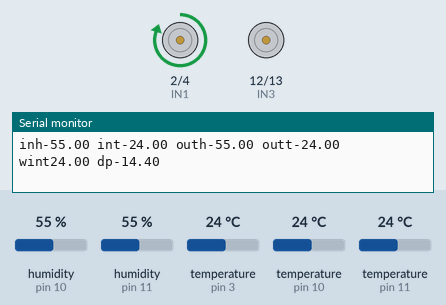
The sketch below on a simulated Arduino Uno, built with avr-gcc and run on an emulated ATmega328P. Shown: motor-driver pin pairs drawn as motors (green arrow = first pin HIGH = forward, orange = second pin HIGH = backward, longer = more drive, scaled by the enable pin), the last lines printed to the serial monitor. The test bench sets the inputs (shaded band); at power-on: temperature (sensors on pin 10, pin 11, pin 3) 24 °C, humidity (sensors on pin 10, pin 11) 55 %.

Above: at 1.3 s.
1.4 s: temperature (sensor on pin 10) set to 39.3 °C
8.3 s: temperature (sensor on pin 10) set to 40.5 °C
At 10.5 s:
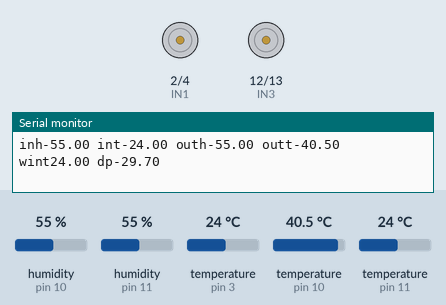
15.5 s: temperature (sensor on pin 11) set to 24.4 °C
19.0 s: temperature (sensor on pin 11) set to 25.5 °C
At 19.6 s:
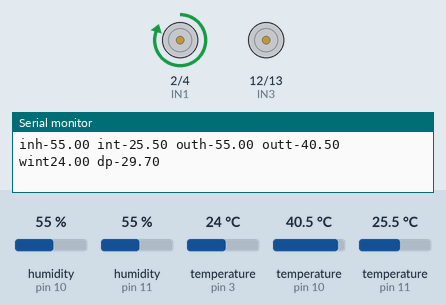
26.2 s: temperature (sensor on pin 11) set to 12 °C
At 27.4 s:
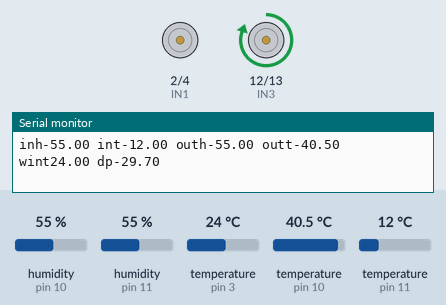
33.4 s: temperature (sensor on pin 11) set to 28 °C
At 36.7 s:
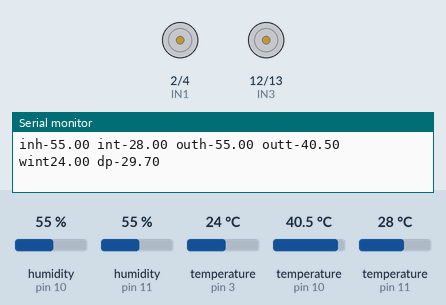
Timing chart, 0 to 41.6 s (numbered marks = the images above; inputs shaded):
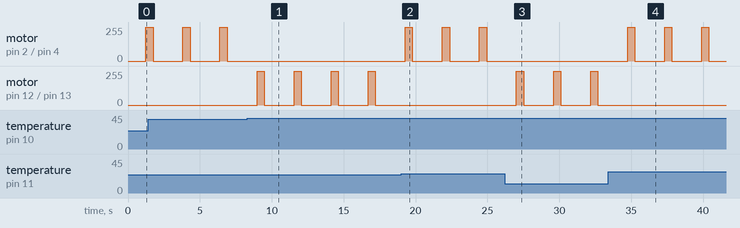

Measured:
- the behaviour switches between 39.7 and 39.8 °C on temperature (sensor on pin 10) (found by bisection; images 0 and 1)
- the behaviour switches between 24.7 and 24.8 °C on temperature (sensor on pin 11) (found by bisection; images 1 and 2)
- after the input at 8.3 s, motor on pin 2 (IN1) / pin 4 (IN2): stops changing and stays stopped; motor on pin 12 (IN3) / pin 13 (IN4): alternates forward 254/255 for 0.50 s and stopped for 2.1 s, starting after 0.68 s
- after the input at 19.0 s, motor on pin 2 (IN1) / pin 4 (IN2): alternates forward 254/255 for 0.50 s and stopped for 2.1 s, starting after 0.29 s; motor on pin 12 (IN3) / pin 13 (IN4): stops changing and stays stopped
- after the input at 26.2 s, motor on pin 2 (IN1) / pin 4 (IN2): stops changing and stays stopped; motor on pin 12 (IN3) / pin 13 (IN4): alternates forward 254/255 for 0.50 s and stopped for 2.1 s, starting after 0.82 s
- after the input at 33.4 s, motor on pin 2 (IN1) / pin 4 (IN2): alternates forward 254/255 for 0.50 s and stopped for 2.1 s, starting after 1.4 s; motor on pin 12 (IN3) / pin 13 (IN4): stops changing and stays stopped
- by itself, motor on pin 2 (IN1) / pin 4 (IN2): alternates forward 254/255 for 0.50 s and stopped for 2.1 s

The sketch:

arduino_air_water.ino
```cpp
#include "DHT.h"
#include <DallasTemperature.h>
#include <OneWire.h>

#define DHTTYPE DHT22   // DHT 22  (AM2302), AM2321
#define ONE_WIRE_BUS 3
#define IN1 2
#define IN2 4
#define IN3 12
#define IN4 13
#define EN1 5
#define EN2 6


uint8_t DHTin = 11;
uint8_t DHTout = 10;
float humidity_in, humidity_out, temp_in, temp_out, inwater, dewpoint,alpha;

DHT dhtinside(DHTin, DHTTYPE);
DHT dhtoutside(DHTout, DHTTYPE);

OneWire oneWire(ONE_WIRE_BUS);
DallasTemperature dsb_in(&oneWire);
//DeviceAddress deviceAddress;

void setup() {
  // put your setup code here, to run once:
  Serial.begin(115200);
  pinMode(DHTin, INPUT);
  pinMode(DHTout, INPUT);
  pinMode(IN1, OUTPUT);
  pinMode(IN2, OUTPUT);
  pinMode(IN3, OUTPUT);
  pinMode(IN4, OUTPUT);
  pinMode(EN1, OUTPUT);
  pinMode(EN2, OUTPUT);
  dhtinside.begin();
  delay(50);
  dhtoutside.begin();
  delay(50);
  dsb_in.begin();
  delay(50);

}

void loop() {
  // put your main code here, to run repeatedly:
    dsb_in.requestTemperatures();
    delay(100);
    float inwater = dsb_in.getTempCByIndex(0);
    temp_in = dhtinside.readTemperature(); // Gets the values of the temperature
    humidity_in = dhtinside.readHumidity();
    delay(100);// Gets the values of the humidity
    temp_out = dhtoutside.readTemperature();
    humidity_out = dhtoutside.readHumidity();
    delay(100);
    // Right Fomula Dewpoint
    // Dewpoint = (bα(T,RH)) / (a - α(T,RH))
    // b = 243.12
    // a = 17.62
    // α(T,RH) = ln(RH/100) + aT/(b+T)


    alpha = (log10(humidity_out)-2.0)/0.4343+(17.62*temp_out)/(243.12+temp_out);
//    dewpoint = ((temp_out - ((100 - humidity_out)) / 5.0));
    dewpoint = 243.12*alpha/(17.62-alpha);
    Serial.print("inh-");
    Serial.print(humidity_in);
    Serial.print(" ");
    Serial.print("int-");
    Serial.print(temp_in);
    Serial.print(" ");
    Serial.print("outh-");
    Serial.print(humidity_out);
    Serial.print(" ");
    Serial.print("outt-");
    Serial.print(temp_out);
    Serial.print(" ");
    Serial.print("wint");
    Serial.print(inwater);
    Serial.print(" ");
    Serial.print("dp-");
    Serial.println(dewpoint);

    if (temp_in >= dewpoint-5.0){
      coldpump(500);
    }
    else{
      hotpump(500);
    }

  stoppump(1000);


}
void coldpump(int delays){
    analogWrite(EN1, 254);
    digitalWrite(IN1,HIGH);
    digitalWrite(IN2, LOW);
    delay(delays);

}
void hotpump(int delays){
    analogWrite(EN2, 254);
    digitalWrite(IN3,HIGH);
    digitalWrite(IN4, LOW);
    delay(delays);
}
void stoppump(int delays){
  analogWrite(EN1, 0);
  analogWrite(EN2, 0);
  delay(delays);
}
```
